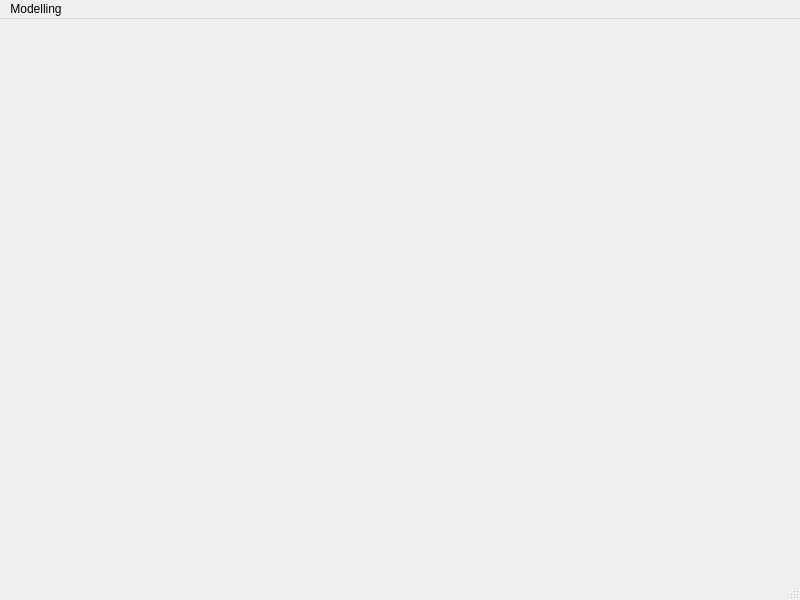
<?xml version="1.0" encoding="UTF-8"?>
<ui version="4.0">
 <class>MainWindow</class>
 <widget class="QMainWindow" name="MainWindow">
  <property name="geometry">
   <rect>
    <x>0</x>
    <y>0</y>
    <width>800</width>
    <height>600</height>
   </rect>
  </property>
  <property name="windowTitle">
   <string>MainWindow</string>
  </property>
  <widget class="QWidget" name="centralwidget"/>
  <widget class="QMenuBar" name="menubar">
   <property name="geometry">
    <rect>
     <x>0</x>
     <y>0</y>
     <width>800</width>
     <height>21</height>
    </rect>
   </property>
   <widget class="QMenu" name="menuModelling">
    <property name="title">
     <string>Modelling</string>
    </property>
    <addaction name="action1D_Modelling"/>
    <addaction name="action2D_Modelling"/>
    <addaction name="action3D_Modelling"/>
   </widget>
   <addaction name="menuModelling"/>
  </widget>
  <widget class="QStatusBar" name="statusbar"/>
  <action name="action1D_Modelling">
   <property name="text">
    <string>1D Modelling</string>
   </property>
  </action>
  <action name="action2D_Modelling">
   <property name="text">
    <string>2D Modelling</string>
   </property>
  </action>
  <action name="action3D_Modelling">
   <property name="text">
    <string>3D Modelling</string>
   </property>
  </action>
 </widget>
 <resources/>
 <connections/>
</ui>
